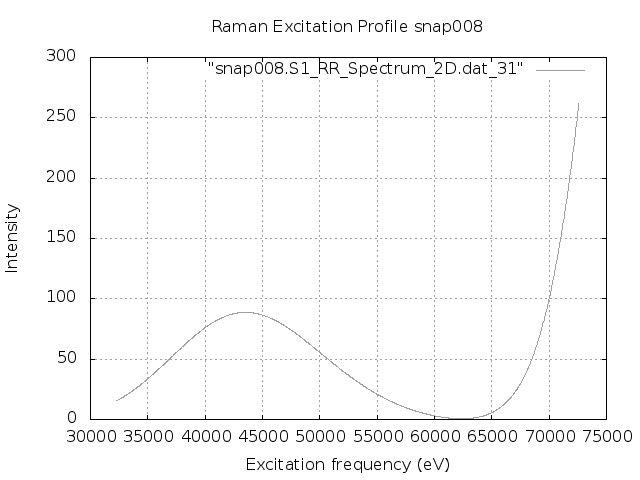

Write gnuplot code to recreate this figure.
set terminal png
set output "snap008.S1.REP.png"
set xlabel 'Excitation frequency (eV)'
set ylabel 'Intensity'
set title "Raman Excitation Profile snap008"
set grid
set autoscale
plot "snap008.S1_RR_Spectrum_2D.dat_31" with lines lc "blue"
exit
